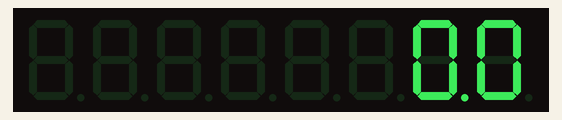
This sketch was run on a simulated Arduino Uno, built with avr-gcc and run on an emulated ATmega328P. On the bench: 8-digit seven-segment display.

Above: at 0.1 s.
At 5.1 s:
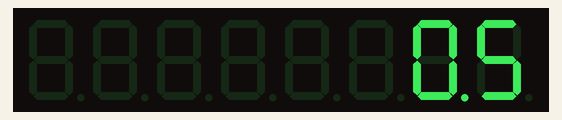
At 11.1 s:
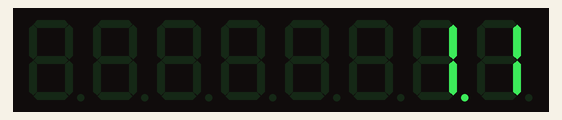
At 19.1 s:
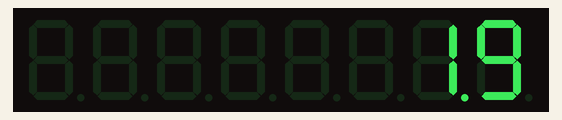
At 29.1 s:
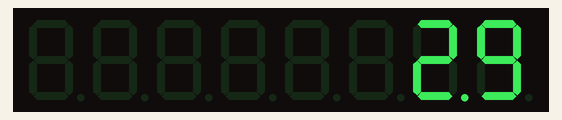
At 38.1 s:
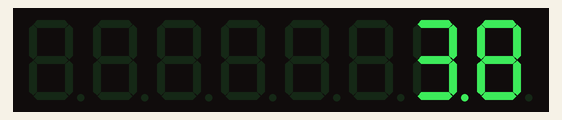

Measured:
- what the display in image 2 shows lasts 1.0 s, from 11.0 s to 12.0 s

The sketch:

LedControlDemo.ino
```cpp
/*

  LED7Segment/MAX7219/LedControlDemo
  Driving a series of 7-segment LED displays with the MAX7219 and the LedControl library.

  For info and circuit diagrams see https://github.com/tardate/LittleArduinoProjects/tree/main/playground/LED7Segment/MAX7219/LedControlDemo

 */

#include <LedControl.h>

const uint8_t CS_PIN  = 10;
const uint8_t DIN_PIN = 11;
const uint8_t CLK_PIN = 13;

const uint8_t MODULE_ADDRESS = 0;

const uint16_t DEMO_DELAY  = 1000;

LedControl lc = LedControl(DIN_PIN, CLK_PIN, CS_PIN, 1);

void setup() {
  lc.shutdown(MODULE_ADDRESS, false);
  lc.setIntensity(MODULE_ADDRESS, 8);
  lc.clearDisplay(MODULE_ADDRESS);
  lc.setScanLimit(MODULE_ADDRESS, 1);
}

void loop() {
  counter();
}

/*
 Run a looping second counter ..
 */
void counter() {
  for (byte value=0; value<100; ++value) {
    lc.setDigit(MODULE_ADDRESS, 0, value % 10, false);
    lc.setDigit(MODULE_ADDRESS, 1, value / 10, true);
    delay(DEMO_DELAY);
  }
}
```
